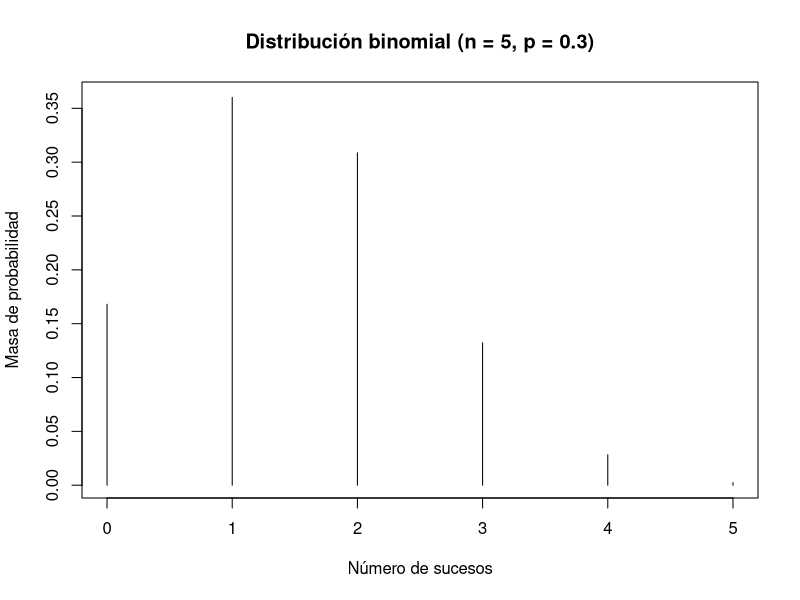
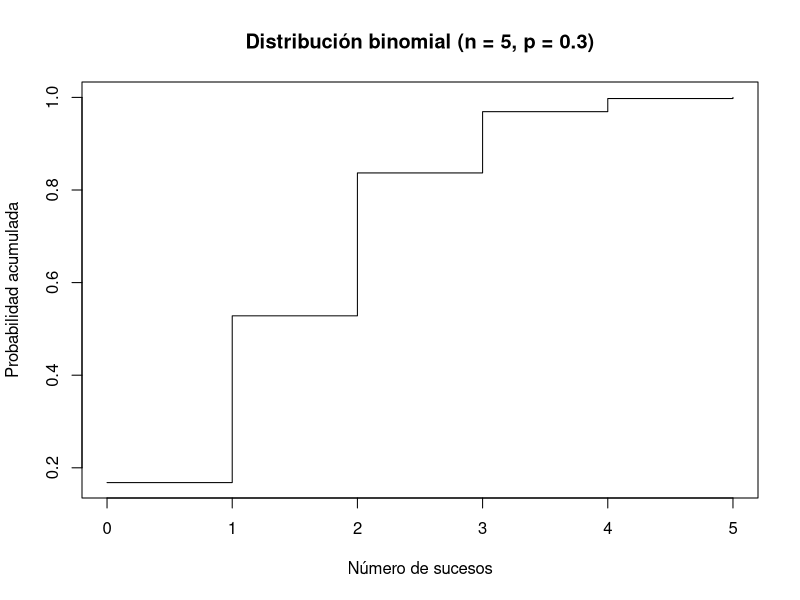
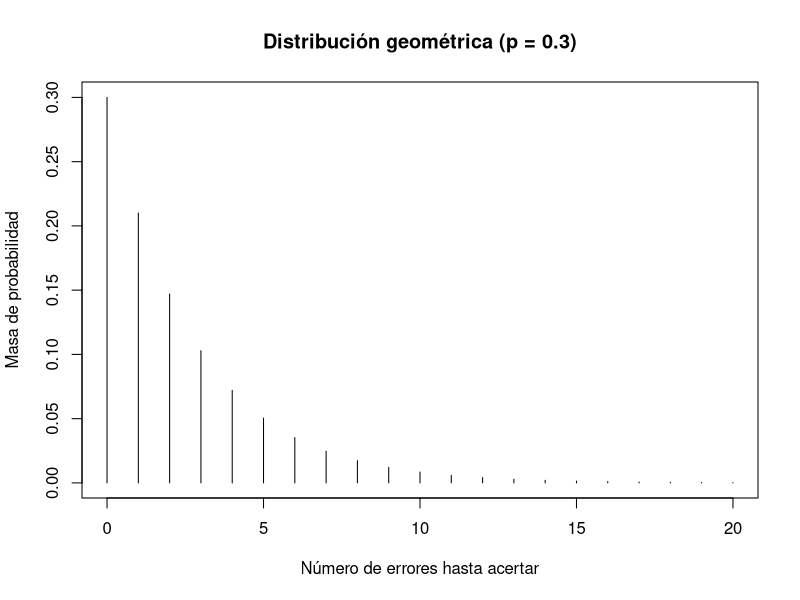
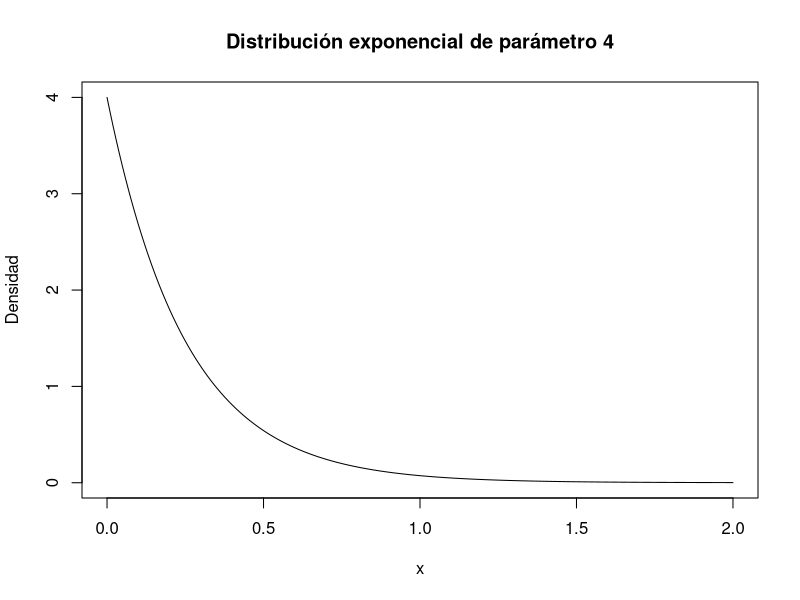
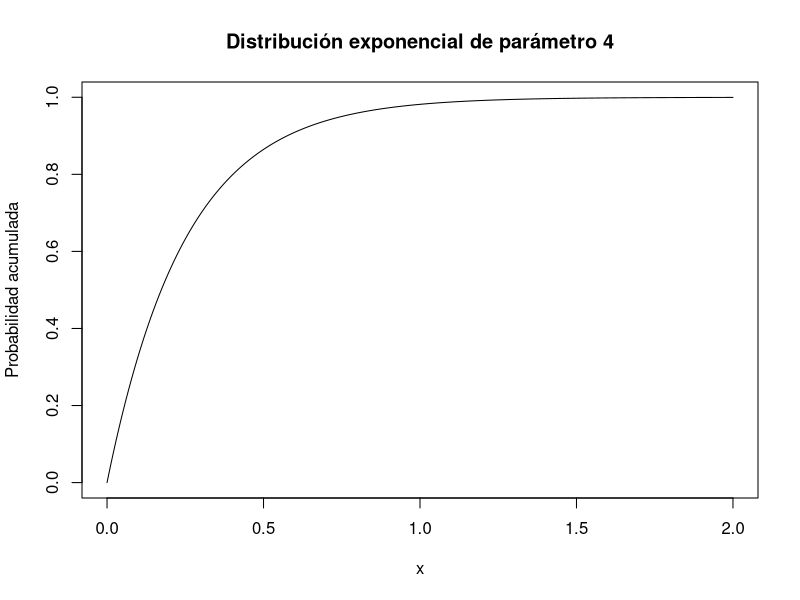
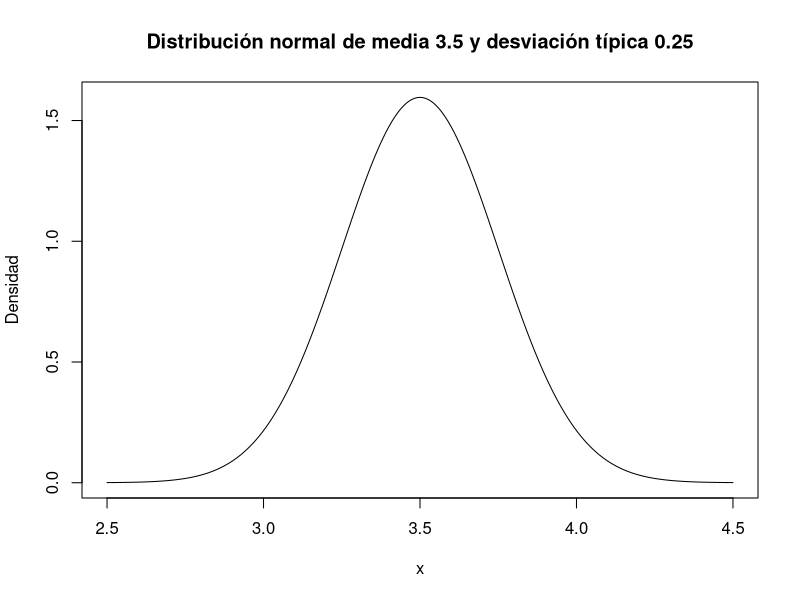

These charts were generated, in order, by the following R code:
## ---- chunk 1
knitr::opts_chunk$set(echo = TRUE)
## ---- chunk 2
    dbinom(3, size = 5, prob = 0.3)
## ---- chunk 3
    RBinom <- data.frame(Pr = dbinom(0:5, size = 5, prob = 0.3))
    rownames(RBinom) <- 0:5
    RBinom
## ---- chunk 4
    pbinom(3, size = 5, prob = 0.3, lower.tail = FALSE)
## ---- chunk 5
    pbinom(0:5, size = 5, prob = 0.3, lower.tail = FALSE)
## ---- chunk 6
    pbinom(0:5, size = 5, prob = 0.3, lower.tail = TRUE)
## ---- chunk 7
    pbinom(1, size = 5, prob = 0.3, lower.tail = TRUE)
## ---- chunk 8
    x <- 0:5
    Binom_plot <- dbinom(x, size = 5, prob = 0.3)
    plot(x, Binom_plot, main = "Distribución binomial (n = 5, p = 0.3)",
         xlab = "Número de sucesos", ylab = "Masa de probabilidad",
         type = "h")
## ---- chunk 9
    x <- 0:5
    Acum <- pbinom(x, size = 5, prob = 0.3)
    plot(x, Acum, main = "Distribución binomial (n = 5, p = 0.3)",
         xlab = "Número de sucesos", ylab = "Probabilidad acumulada",
         type = "s")
## ---- chunk 10
    pgeom(5, prob = 0.3, lower.tail = TRUE)
## ---- chunk 11
    x <- 0:20
    y <- dgeom(x, prob = 0.3)
    plot(x, y, main = "Distribución geométrica (p = 0.3)",
         xlab = "Número de errores hasta acertar", 
         ylab = "Masa de probabilidad", type = "h")
## ---- chunk 12
RHiper <- data.frame(Pr = dhyper(0:3, m = 12, n = 6, k = 3))
rownames(RHiper) <- 0:3
RHiper
## ---- chunk 13
    phyper(1, m = 12, n = 6, k = 3, lower.tail = FALSE)
## ---- chunk 14
    RPoiss <- data.frame(Pr = dpois(0:10, lambda = 3))
    rownames(RPoiss) <- 0:10
    RPoiss
## ---- chunk 15
    punif(5, min = 0, max = 24, lower.tail = TRUE)
## ---- chunk 16
    punif(22, min = 0, max = 24, lower.tail = FALSE)
## ---- chunk 17
    pexp(1, rate = 4, lower.tail = FALSE)
## ---- chunk 18
    pexp(1, rate = 4, lower.tail = TRUE)
## ---- chunk 19
    x <- seq(0, 2, length.out = 1000)
    y <- dexp(x, rate = 4)
    plot(x, y, main = "Distribución exponencial de parámetro 4",
         xlab = "x", ylab = "Densidad", type = "l")
## ---- chunk 20
    x <- seq(0, 2, length.out = 1000)
    y <- pexp(x, rate = 4, lower.tail = TRUE)
    plot(x, y, main = "Distribución exponencial de parámetro 4",
         xlab = "x", ylab = "Probabilidad acumulada", type = "l")
## ---- chunk 21
    x <- seq(2.5, 4.5, length.out = 1000)
    y <- dnorm(x, mean = 3.5, sd = 0.25)
    plot(x, y, main = "Distribución normal de media 3.5 y desviación típica 0.25",
         xlab = "x", ylab = "Densidad", type = "l")
## ---- chunk 22
    pnorm(3, mean = 3.5, sd = 0.25, lower.tail = TRUE)
## ---- chunk 23
    qnorm(c(0.1, 0.2), mean = 3.5, sd = 0.25, lower.tail = TRUE)
